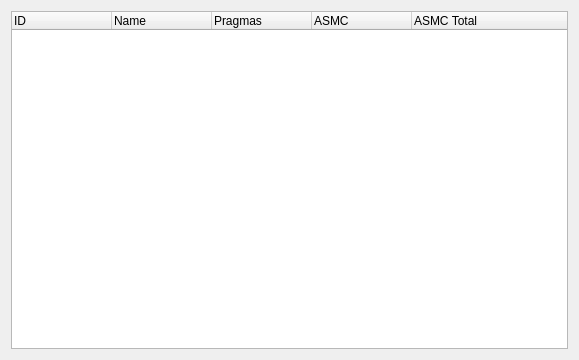
<?xml version="1.0" encoding="UTF-8"?>
<ui version="4.0">
 <class>PogadeScopeList</class>
 <widget class="QWidget" name="PogadeScopeList">
  <property name="geometry">
   <rect>
    <x>0</x>
    <y>0</y>
    <width>579</width>
    <height>360</height>
   </rect>
  </property>
  <property name="windowTitle">
   <string>Form</string>
  </property>
  <layout class="QVBoxLayout" name="verticalLayout">
   <item>
    <widget class="QTreeWidget" name="tree">
     <column>
      <property name="text">
       <string notr="true">ID</string>
      </property>
     </column>
     <column>
      <property name="text">
       <string notr="true">Name</string>
      </property>
     </column>
     <column>
      <property name="text">
       <string>Pragmas</string>
      </property>
     </column>
     <column>
      <property name="text">
       <string>ASMC</string>
      </property>
     </column>
     <column>
      <property name="text">
       <string>ASMC Total</string>
      </property>
     </column>
    </widget>
   </item>
  </layout>
 </widget>
 <resources/>
 <connections/>
</ui>
